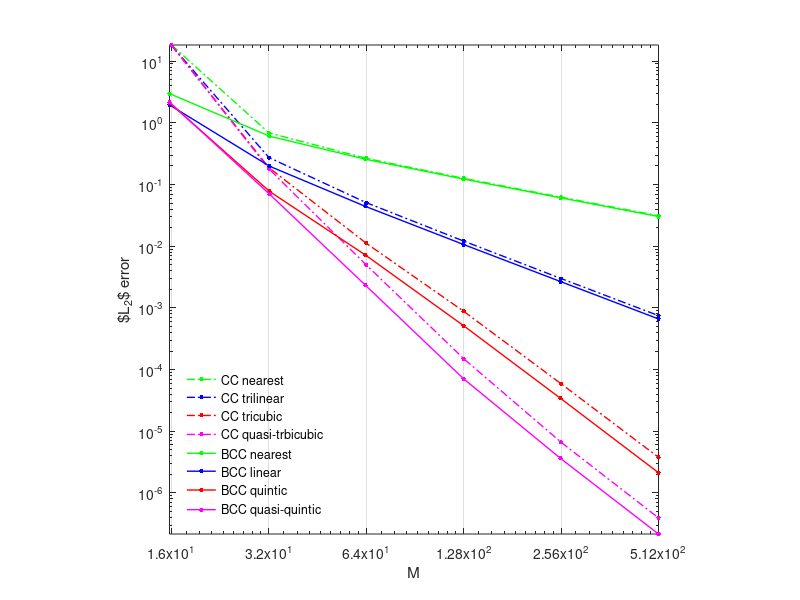
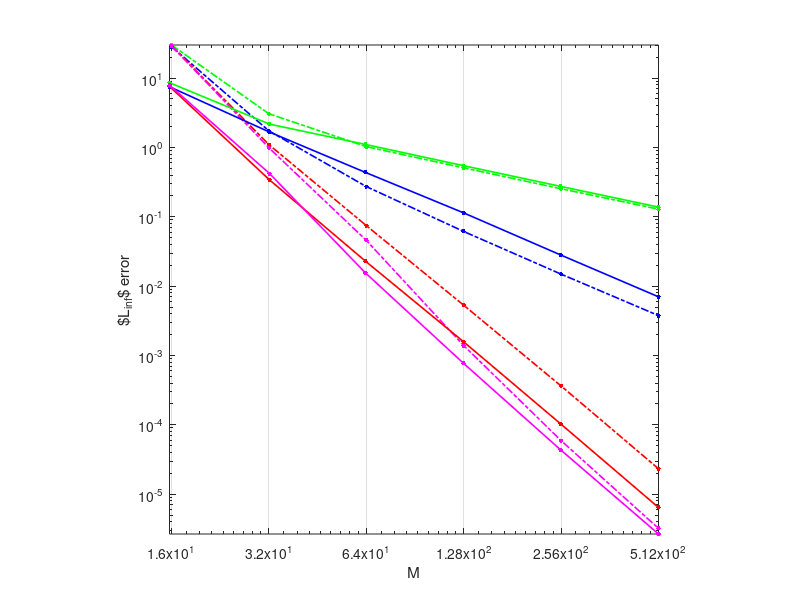

Here is the MATLAB script that generated these plots, in order:
%% The scale
NCC = [16 32 64 128 256 512];

for i = 1:numel(NCC)
    hlabel{i} = num2str(1/(NCC(i)+1), '%10.2e');
end
    


% Number of BCC samples are determined so that CC and BCC have roughly the
% same number of samples
NBCC = floor((1 + NCC) ./ 2^(1/3));

% Cube root of Number of interior BCC samples
NBint = (NBCC.^3 + (NBCC-1).^3).^(1/3);



%% All the extracted data
% CC Results

ccLinearL2 = [1.798246E+01, 2.739709E-01, 5.081497E-02, 1.210899E-02, 2.995014E-03, 7.494486E-04];
ccLinearLinf = [2.852765E+01, 1.734704E+00, 2.728010E-01, 6.142977E-02, 1.490395E-02, 3.766861E-03];

ccNnL2 = [1.827384E+01, 6.879408E-01, 2.656328E-01, 1.259476E-01, 6.237209E-02, 3.120521E-02];
ccNnLinf = [3.001269E+01, 3.060601E+00, 1.026051E+00, 5.076488E-01, 2.535835E-01, 1.288413E-01];

ccCubicL2 = [1.816727E+01, 1.876446E-01, 1.114738E-02, 8.801522E-04, 5.888934E-05, 3.789409E-06];
ccCubicLinf = [2.918992E+01, 1.098612E+00, 7.470030E-02, 5.309981E-03, 3.633388E-04, 2.328647E-05];

ccQcubicL2 = [1.816755E+01, 1.793499E-01, 4.965959E-03, 1.503652E-04, 6.630578E-06, 3.944909E-07];
ccQcubicLinf = [2.919649E+01, 9.890588E-01, 4.574515E-02, 1.391657E-03, 5.928562E-05, 3.215544E-06];

% BCC results

bccLinearL2 = [1.953174E+00, 1.980518E-01, 4.417511E-02, 1.065992E-02, 2.670024E-03, 6.620786E-04];
bccLinearLinf = [7.502254E+00, 1.666201E+00, 4.362832E-01, 1.139844E-01, 2.817720E-02, 7.015853E-03];

bccNnL2 = [2.977381E+00, 6.074716E-01, 2.572200E-01, 1.226481E-01, 6.087096E-02, 3.027945E-02];
bccNnLinf = [8.581025E+00, 2.169503E+00, 1.104132E+00, 5.458423E-01, 2.745858E-01, 1.379032E-01];

bccQuinticL2 = [2.113013E+00, 7.731170E-02, 7.183797E-03, 5.153476E-04, 3.406612E-05, 2.127966E-06];
bccQuinticLinf = [7.595310E+00, 3.407941E-01, 2.290585E-02, 1.578277E-03, 1.033852E-04, 6.426692E-06];


bccQquinticL2 = [2.167662E+00, 6.990666E-02, 2.327418E-03, 7.105014E-05, 3.624671E-06, 2.160353E-07];
bccQquinticLinf = [7.909260E+00, 4.208501E-01, 1.550573E-02, 7.705793E-04, 4.363098E-05, 2.664548E-06];


%% Plot the L2 results
figure
loglog(NCC, ccNnL2, 'g.-.', 'LineWidth', 1.0, 'MarkerSize', 10);
hold on
loglog(NCC, ccLinearL2, 'b.-.', 'LineWidth', 1.0, 'MarkerSize', 10);
loglog(NCC, ccCubicL2, 'r.-.', 'LineWidth', 1.0, 'MarkerSize', 10);
loglog(NCC, ccQcubicL2, 'm.-.', 'LineWidth', 1.0, 'MarkerSize', 10);

loglog(NBint, bccNnL2, 'g.-', 'LineWidth', 1.0, 'MarkerSize', 10);
loglog(NBint, bccLinearL2, 'b.-', 'LineWidth', 1.0, 'MarkerSize', 10);
loglog(NBint, bccQuinticL2, 'r.-', 'LineWidth', 1.0, 'MarkerSize', 10);
loglog(NBint, bccQquinticL2, 'm.-', 'LineWidth', 1.0, 'MarkerSize', 10);


set(gca, 'XGrid', 'on');
legend('CC nearest', 'CC trilinear','CC tricubic', 'CC quasi-trbicubic', ...
    'BCC nearest', 'BCC linear','BCC quintic', 'BCC quasi-quintic',...
    'Location', 'SouthWest');
legend('boxoff')
set(gca, 'XTick', NCC);
xlabel('M')
ylabel('$L_{2}$ error')
axis square
axis tight

% also plot a different unit on the top axis
%h1 = gca;
%ax=axis;
%h2=axes('position',get(h1,'position'));
%set(h2,'color','none')
%axis([NCC(1) NCC(end) ax(3) ax(4)]);
%set(h2,'XAxisLocation','top');
%set(h2,'XTick', NCC(1):((NCC(end)-NCC(1))/(numel(NCC)-1)):NCC(end));
%set(h2,'xticklabel',hlabel);
%set(h2,'YAxisLocation','right');
%set(h2,'YTick', 0);
%set(h2,'yticklabel',{});
%set(h2, 'xlabel', 'h');
%set([h1 h2],'box','off');

%% Plot the Linf results

figure
loglog(NCC, ccNnLinf, 'g.-.', 'LineWidth', 1.2, 'MarkerSize', 10);
hold on
loglog(NCC, ccLinearLinf, 'b.-.', 'LineWidth', 1.2, 'MarkerSize', 10);
loglog(NCC, ccCubicLinf, 'r.-.', 'LineWidth', 1.2, 'MarkerSize', 10);
loglog(NCC, ccQcubicLinf, 'm.-.', 'LineWidth', 1.2, 'MarkerSize', 10);

loglog(NBint, bccNnLinf, 'g.-', 'LineWidth', 1.2, 'MarkerSize', 10);
loglog(NBint, bccLinearLinf, 'b.-', 'LineWidth', 1.2, 'MarkerSize', 10);
loglog(NBint, bccQuinticLinf, 'r.-', 'LineWidth', 1.2, 'MarkerSize', 10);
loglog(NBint, bccQquinticLinf, 'm.-', 'LineWidth', 1.2, 'MarkerSize', 10);

axis square
axis tight
set(gca, 'XGrid', 'on');
set(gca, 'XTick', NCC);
xlabel('M')
ylabel('$L_{inf}$ error')
hold all;

